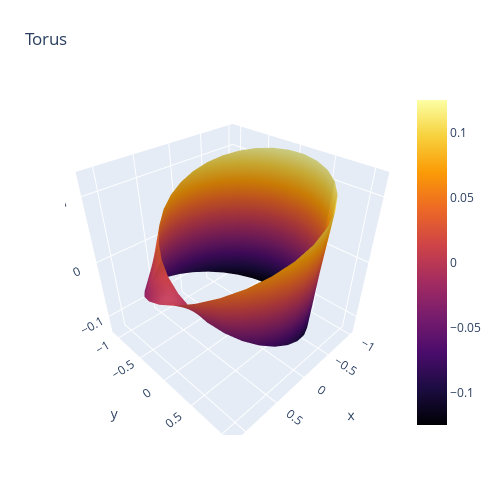

Notebook source saved alongside this figure:
### Code cell
a = np.linspace(0, 2.0 * np.pi,30)
b = np.linspace(-0.25, 0.25, 5)
a, b = np.meshgrid(a, b)
x = (1 + 0.5 * b * np.cos(a / 2.0)) * np.cos(a)
y = (1 + 0.5 * b * np.cos(a / 2.0)) * np.sin(a)
z = 0.5 * b * np.sin(a / 2.0)

fig = go.Figure(data=[go.Surface(x=x, y=y, z=z, colorscale='Inferno')])
fig.update_layout(title='Torus',
                  autosize=False,
                  width=500,
                  height=500,
                  margin=dict(l=65, r=50, b=65, t=90))
fig.show()

### Figure 1 — Plotly figure (JSON) as saved in the notebook; plotly's stock layout.template omitted (floating-point values rounded to 4 significant figures; data arrays with more than 128 entries replaced by an {"elided": "..."} marker saying what was removed)
{"data": [{"colorscale": [[0, "#000004"], [0.1111, "#1b0c41"], [0.2222, "#4a0c6b"], [0.3333, "#781c6d"], [0.4444, "#a52c60"], [0.5556, "#cf4446"], [0.6667, "#ed6925"], [0.7778, "#fb9b06"], [0.8889, "#f7d13d"], [1, "#fcffa4"]], "type": "surface", "x": {"elided": "5x30 float values"}, "y": {"elided": "5x30 float values"}, "z": {"elided": "5x30 float values"}}], "layout": {"autosize": false, "height": 500, "margin": {"b": 65, "l": 65, "r": 50, "t": 90}, "title": {"text": "Torus"}, "width": 500}}
